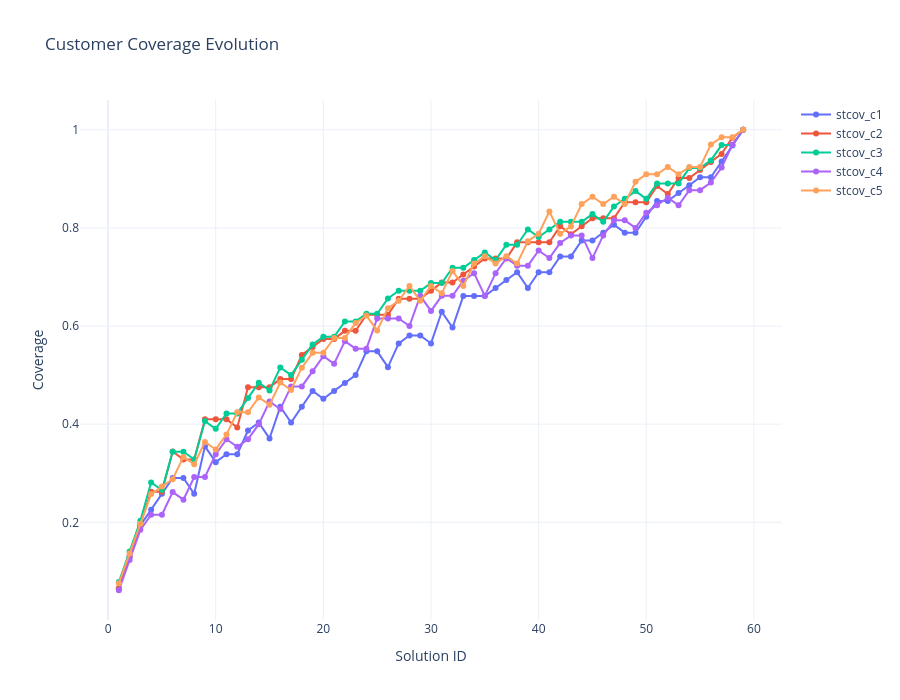

Notebook code for this chart:
### Markdown cell above
## 03_customer_coverage

### Code cell
import pandas as pd
import plotly.graph_objects as go

# df = pd.read_csv("dataset.csv")

coverage_cols = [c for c in df.columns if c.startswith("stcov")]

fig = go.Figure()

for col in coverage_cols:

    fig.add_trace(
        go.Scatter(
            x=df["id"],
            y=df[col],
            mode="lines+markers",
            name=col
        )
    )

fig.update_layout(
    title="Customer Coverage Evolution",
    xaxis_title="Solution ID",
    yaxis_title="Coverage",
    template="plotly_white",
    height=700
)

fig.show()
